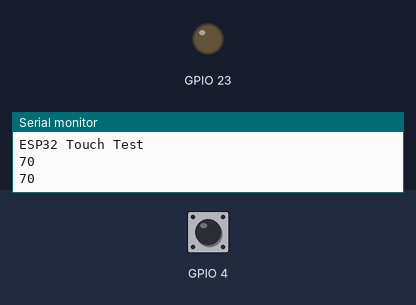
Bench run of a sketch on a simulated ESP32. Shown: output pins drawn as LEDs (lit = HIGH), the last lines printed to the serial monitor. The test bench sets the inputs (shaded band); at power-on: GPIO 4 HIGH.

Above: at 2.2 s.
2.3 s: GPIO 4 pulled LOW for 1 s
At 3.8 s:
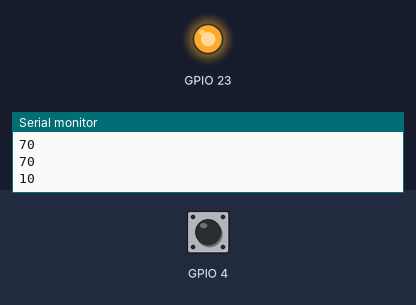
5.5 s: GPIO 4 pulled LOW for 3.2 s
At 9.8 s:
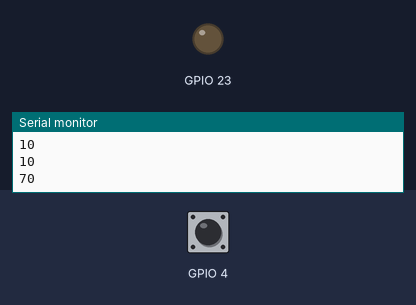
Timing chart, 0 to 11.3 s (numbered marks = the images above; inputs shaded):
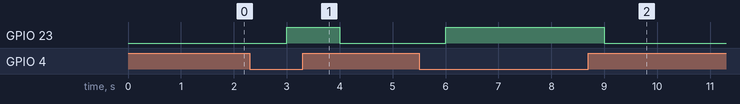

Measured:
- after the input at 2.3 s, GPIO 23: LOW → HIGH after 0.70 s, → LOW 1.0 s later
- after the input at 5.5 s, GPIO 23: LOW → HIGH after 0.50 s, → LOW 3.0 s later

The sketch:

Touch_controlled_LED_ESP32.ino
```cpp
// ESP32 Touch Test
// Just test touch pin - Touch0 is T0 which is on GPIO 4.


void setup()
{
  Serial.begin(115200);
  delay(1000); // give me time to bring up serial monitor
  Serial.println("ESP32 Touch Test");
  pinMode(23, OUTPUT);
  digitalWrite(23, LOW);


}

void loop()
{
  Serial.println(touchRead(T0));  // get value using T0
      if(touchRead(T0) < 50)
    {
     digitalWrite(23, HIGH);// turn the LED ON

    }
    else {
      digitalWrite(23, LOW);// turn the LED ON
    }

  delay(1000);

}
```
